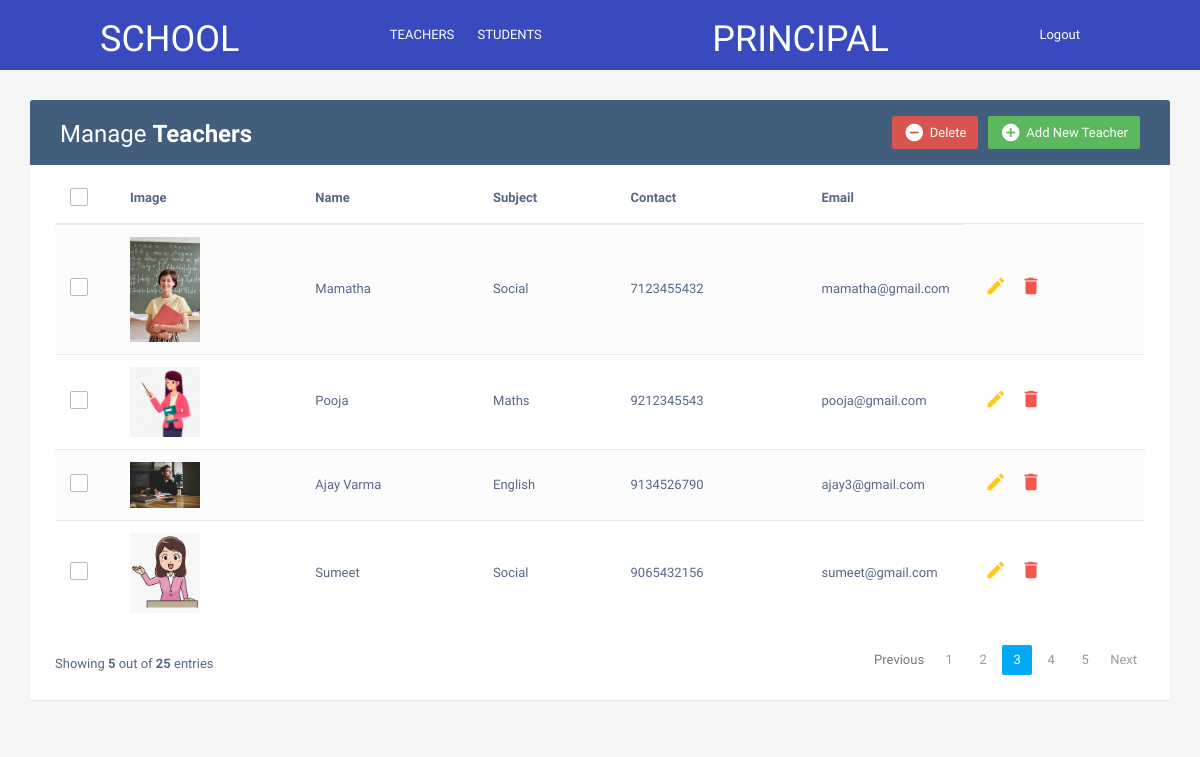
Page /teacher/ on the committed database.
### teachers/models.py (models this page shows, shortened)
class Teachers(models.Model):
    name = models.CharField(max_length=100)
    subject = models.CharField(max_length=100)
    contact = models.CharField(max_length=15)
    email = models.EmailField(max_length=50,unique=True)
    image = models.ImageField(upload_to="teachers/", blank=True, null=True)
    class Meta:
        verbose_name = "Teacher"

### teachers/views.py (the view)
# urls.py: path('',views.teachers_list,name='all-teachers'),
def teachers_list(request):
    teachers = Teachers.objects.all()
    return render(request, 'index.html',{'allteachers': teachers})

### templates/index.html (shortened to what this page needs)
{% load static %}
<!DOCTYPE html>
<html lang="en">
<head>
<link rel="stylesheet" href="https://maxcdn.bootstrapcdn.com/font-awesome/4.7.0/css/font-awesome.min.css">
<link rel="stylesheet" href="https://maxcdn.bootstrapcdn.com/bootstrap/3.3.7/css/bootstrap.min.css">
<link rel="stylesheet" href="{% static 'css/style.css' %}">
  <body>
    {% include 'header.html' %}
    <div class="container">
        <div class="table-wrapper">
            <div class="table-title">
                <div class="row">
                    <div class="col-sm-6">
						<h2>Manage <b>Teachers</b></h2>
					</div>
					<div class="col-sm-6">
						<a href="#addEmployeeModal" class="btn btn-success" data-toggle="modal"><i class="material-icons">&#xE147;</i> <span>Add New Teacher</span></a>
						<a href="#deleteEmployeeModal" class="btn btn-danger" data-toggle="modal"><i class="material-icons">&#xE15C;</i> <span>Delete</span></a>
					</div>
                </div>
            </div>
            <table class="table table-striped table-hover">
                <thead>
                    <tr>
						<th>
							<span class="custom-checkbox">
								<label for="selectAll"></label>
							</span>
						</th>
                        <th>Image</th>
                        <th>Name</th>
                        <th>Subject</th>
                        <th>Contact</th>
                        <th>Email</th>
                    </tr>
                </thead>
                <tbody>
				{% for i in allteachers %}
                    <tr>
						<td>
							<span class="custom-checkbox">
								<label for="checkbox1"></label>
							</span>
						</td>
                        <td>
							{% if i.image %}
                            <img src="{{i.image.url}}" alt="teachers image" width="70">
							{% endif %}
                        </td>
                        <td>{{i.name}}</td>
                        <td>{{i.subject}}</td>
						<td>{{i.contact}}</td>
                        <td>{{i.email}}</td>
                        <td>
                            <a href="#editEmployeeModal-{{forloop.counter}}" class="edit" data-toggle="modal"><i class="material-icons" data-toggle="tooltip" title="Edit">&#xE254;</i></a>
                            <a href="#deleteEmployeeModal-{{forloop.counter}}" class="delete" data-toggle="modal"><i class="material-icons" data-toggle="tooltip" title="Delete">&#xE872;</i></a>
                        </td>
                    </tr>
					{% endfor %}
                </tbody>
            </table>
			<div class="clearfix">
                <div class="hint-text">Showing <b>5</b> out of <b>25</b> entries</div>
                <ul class="pagination">
                    <li class="page-item disabled"><a href="#">Previous</a></li>
                    <li class="page-item"><a href="#" class="page-link">1</a></li>
                    <li class="page-item"><a href="#" class="page-link">2</a></li>
                    <li class="page-item active"><a href="#" class="page-link">3</a></li>
                    <li class="page-item"><a href="#" class="page-link">4</a></li>
                    <li class="page-item"><a href="#" class="page-link">5</a></li>
                    <li class="page-item"><a href="#" class="page-link">Next</a></li>
                </ul>
            </div>
        </div>
    </div>
</body>
</html>

### static/css/style.css (style rules this page uses)
body { color: #566787; background: #f5f5f5; font-family: 'Varela Round', sans-serif; font-size: 13px; }
.table-wrapper { background: #fff; padding: 20px 25px; margin: 30px 0; border-radius: 3px; box-shadow: 0 1px 1px rgba(0,0,0,.05); }
.table-title { padding-bottom: 15px; background: #435d7d; color: #fff; padding: 16px 30px; margin: -20px -25px 10px; border-radius: 3px 3px 0 0; }
.table-title h2 { margin: 5px 0 0; font-size: 24px; }
.table-title .btn { color: #fff; float: right; font-size: 13px; border: none; min-width: 50px; border-radius: 2px; border: none; outline: none !important; margin-left: 10px; }
.table-title .btn i { float: left; font-size: 21px; margin-right: 5px; }
.table-title .btn span { float: left; margin-top: 2px; }
table.table tr th, table.table tr td { border-color: #e9e9e9; padding: 12px 15px; vertical-align: middle; }
table.table tr th:first-child { width: 60px; }
table.table tr th:last-child { width: 100px; }
table.table-striped tbody tr:nth-of-type(odd) { background-color: #fcfcfc; }
table.table td:last-child i { opacity: 0.9; font-size: 22px; margin: 0 5px; }
table.table td a { font-weight: bold; color: #566787; display: inline-block; text-decoration: none; outline: none !important; }
table.table td a.edit { color: #FFC107; }
table.table td a.delete { color: #F44336; }
table.table td i { font-size: 19px; }
.pagination { float: right; margin: 0 0 5px; }
.pagination li a { border: none; font-size: 13px; min-width: 30px; min-height: 30px; color: #999; margin: 0 2px; line-height: 30px; border-radius: 2px !important; text-align: center; padding: 0 6px; }
.pagination li.active a, .pagination li.active a.page-link { background: #03A9F4; }
.hint-text { float: left; margin-top: 10px; font-size: 13px; }
.custom-checkbox { position: relative; }
.custom-checkbox label:before { width: 18px; height: 18px; }
.custom-checkbox label:before { content: ''; margin-right: 10px; display: inline-block; vertical-align: text-top; background: white; border: 1px solid #bbb; border-radius: 2px; box-sizing: border-box; z-index: 2; }

### rows in the picture
Teachers: image (picture), name "Mamatha", subject "Social", contact "7123455432", email "mamatha@gmail.com"
Teachers: image (picture), name "Pooja", subject "Maths", contact "9212345543", email "pooja@gmail.com"
Teachers: image (picture), name "Ajay Varma", subject "English", contact "9134526790", email "ajay3@gmail.com"
Teachers: image (picture), name "Sumeet", subject "Social", contact "9065432156", email "sumeet@gmail.com"
